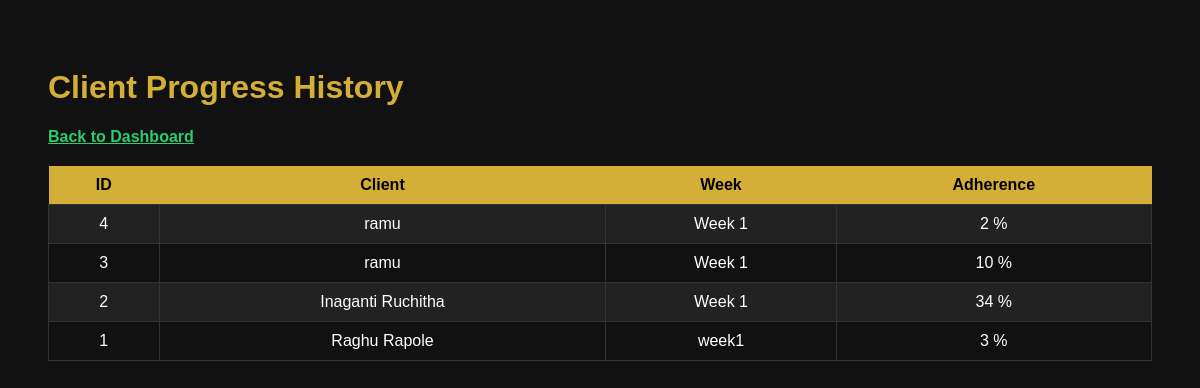
Page /progress_history on the earlier database version.
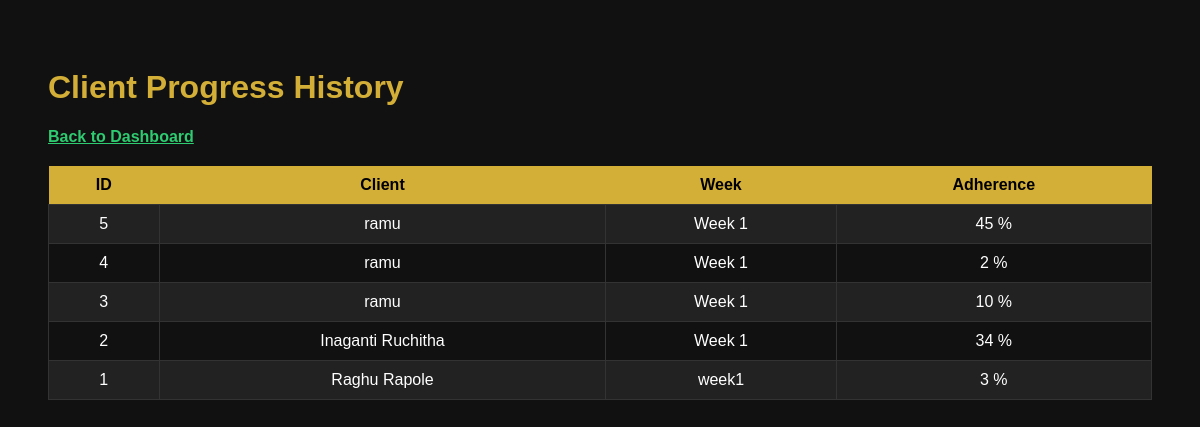
Same page on the later database version.
### tables this page shows
CREATE TABLE progress(
        id INTEGER PRIMARY KEY AUTOINCREMENT,
        client_name TEXT,
        week TEXT,
        adherence INTEGER
    );

### app.py (the view)
@app.route("/progress_history")
def progress_history():
    conn = get_db()
    cur = conn.cursor()
    cur.execute("SELECT * FROM progress ORDER BY id DESC")
    progress = cur.fetchall()
    conn.close()
    return render_template("progress.html", progress=progress)

### app.py (called while the page is built)
def get_db():
    return sqlite3.connect("database.db")

### templates/progress.html (shortened to what this page needs)
<!DOCTYPE html>
<html>
<head>
<link rel="stylesheet" href="/static/styles.css">
</head>
<body>
<h1>Client Progress History</h1>
<a href="/dashboard">Back to Dashboard</a>
<table>
<tr>
<th>ID</th>
<th>Client</th>
<th>Week</th>
<th>Adherence</th>
</tr>
{% for p in progress %}
<tr>
<td>{{p[0]}}</td>
<td>{{p[1]}}</td>
<td>{{p[2]}}</td>
<td>{{p[3]}} %</td>
</tr>
{% endfor %}
</table>
</body>
</html>

Differences in the rows shown:
added progress: id "5", client_name "ramu", week "Week 1", adherence "45"
